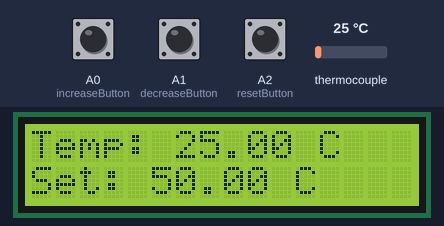
A sketch run on a simulated Arduino Uno, built with avr-gcc and run on an emulated ATmega328P. Shown: 16×2 character LCD. The inputs (shaded band) are chosen by the test bench; at power-on: thermocouple 25 °C, A0 (increaseButton) HIGH, A1 (decreaseButton) HIGH, A2 (resetButton) HIGH.

Above: at 3.2 s.
3.3 s: thermocouple set to 6 °C
At 4.7 s:
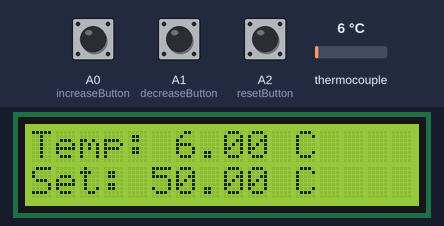
5.0 s: A0 (increaseButton) pulled LOW for 3.2 s
At 8.5 s:
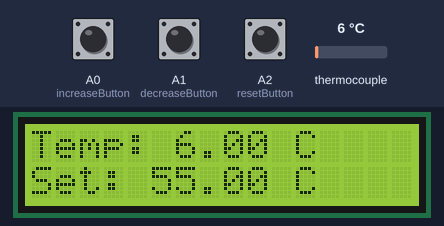
9.7 s: A0 (increaseButton) pulled LOW for 0.6 s
At 11.0 s:
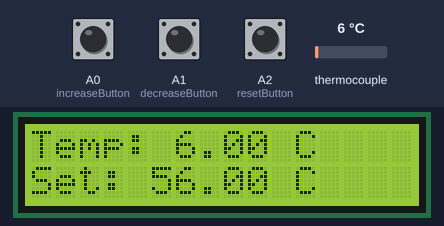
11.8 s: thermocouple set to 75 °C
At 12.7 s:
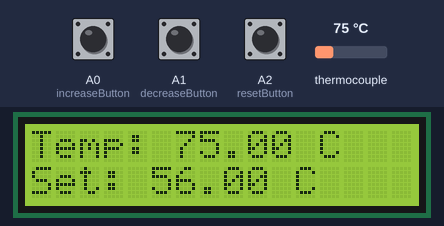
13.3 s: A1 (decreaseButton) pulled LOW for 0.6 s
At 14.6 s:
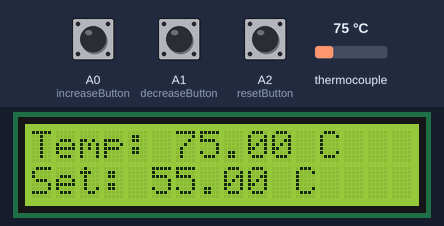
15.4 s: A2 (resetButton) pulled LOW for 0.6 s
At 17.1 s:
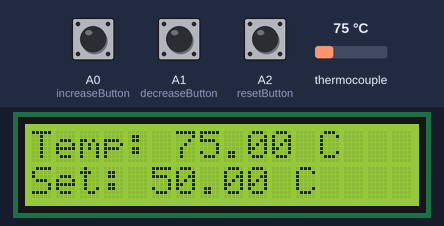
Timing chart, 0 to 18.5 s (numbered marks = the images above; inputs shaded):
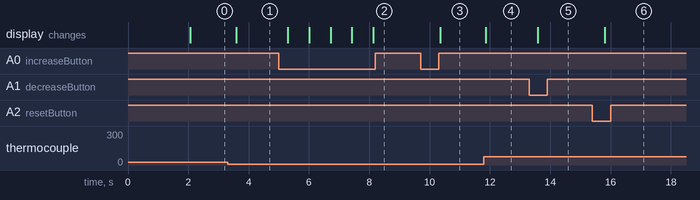

Measured:
- after the input at 3.3 s, the display: changes after 0.29 s (image 1)
- after the input at 5.0 s, the display: first changes after 0.30 s (image 2 shows a later state)
- after the input at 9.7 s, the display: changes after 0.65 s (image 3)
- after the input at 11.8 s, the display: changes after 0.06 s (image 4)
- after the input at 13.3 s, the display: changes after 0.28 s (image 5)
- after the input at 15.4 s, the display: changes after 0.40 s (image 6)

The sketch:

TEMPERATURE_CONTROL.ino
```cpp
#include <LiquidCrystal.h>
#include <max6675.h>

// LCD Setup (RS, EN, D4, D5, D6, D7)
LiquidCrystal lcd(7, 8, 9, 10, 11, 12);

// MAX6675 Thermocouple Setup (SO, CS, SCK)
int thermoDO = 2;
int thermoCS = 3;
int thermoCLK = 4;
MAX6675 thermocouple(thermoCLK, thermoCS, thermoDO);

// Solid State Relay (SSR)
int ssrPin = 6;
float setTemperature = 50.0; // Default setpoint

// Button Pins
int increaseButton = A0;
int decreaseButton = A1;
int resetButton = A2;

void setup() {
    lcd.begin(16, 2); // Initialize LCD
    pinMode(ssrPin, OUTPUT);
    digitalWrite(ssrPin, LOW); // Turn off SSR initially

    pinMode(increaseButton, INPUT_PULLUP);
    pinMode(decreaseButton, INPUT_PULLUP);
    pinMode(resetButton, INPUT_PULLUP);

    lcd.setCursor(0, 0);
    lcd.print("Temp Control");
    delay(2000);
    lcd.clear();
}

void loop() {
    float tempC = thermocouple.readCelsius(); // Read temperature

    // Read button states
    if (digitalRead(increaseButton) == LOW) {
        setTemperature += 1.0;
        delay(200); // Debounce delay
    }
    if (digitalRead(decreaseButton) == LOW) {
        setTemperature -= 1.0;
        delay(200); // Debounce delay
    }
    if (digitalRead(resetButton) == LOW) {
        setTemperature = 50.0; // Reset to default
        delay(200);
    }

    // Display temperature and setpoint
    lcd.setCursor(0, 0);
    lcd.print("Temp: ");
    lcd.print(tempC);
    lcd.print(" C  ");

    lcd.setCursor(0, 1);
    lcd.print("Set: ");
    lcd.print(setTemperature);
    lcd.print(" C  ");

    // Control SSR (Heater)
    if (tempC < setTemperature) {
        digitalWrite(ssrPin, HIGH); // Heater ON
    } else {
        digitalWrite(ssrPin, LOW); // Heater OFF
    }

    delay(500); // Update every 500ms
}
```
